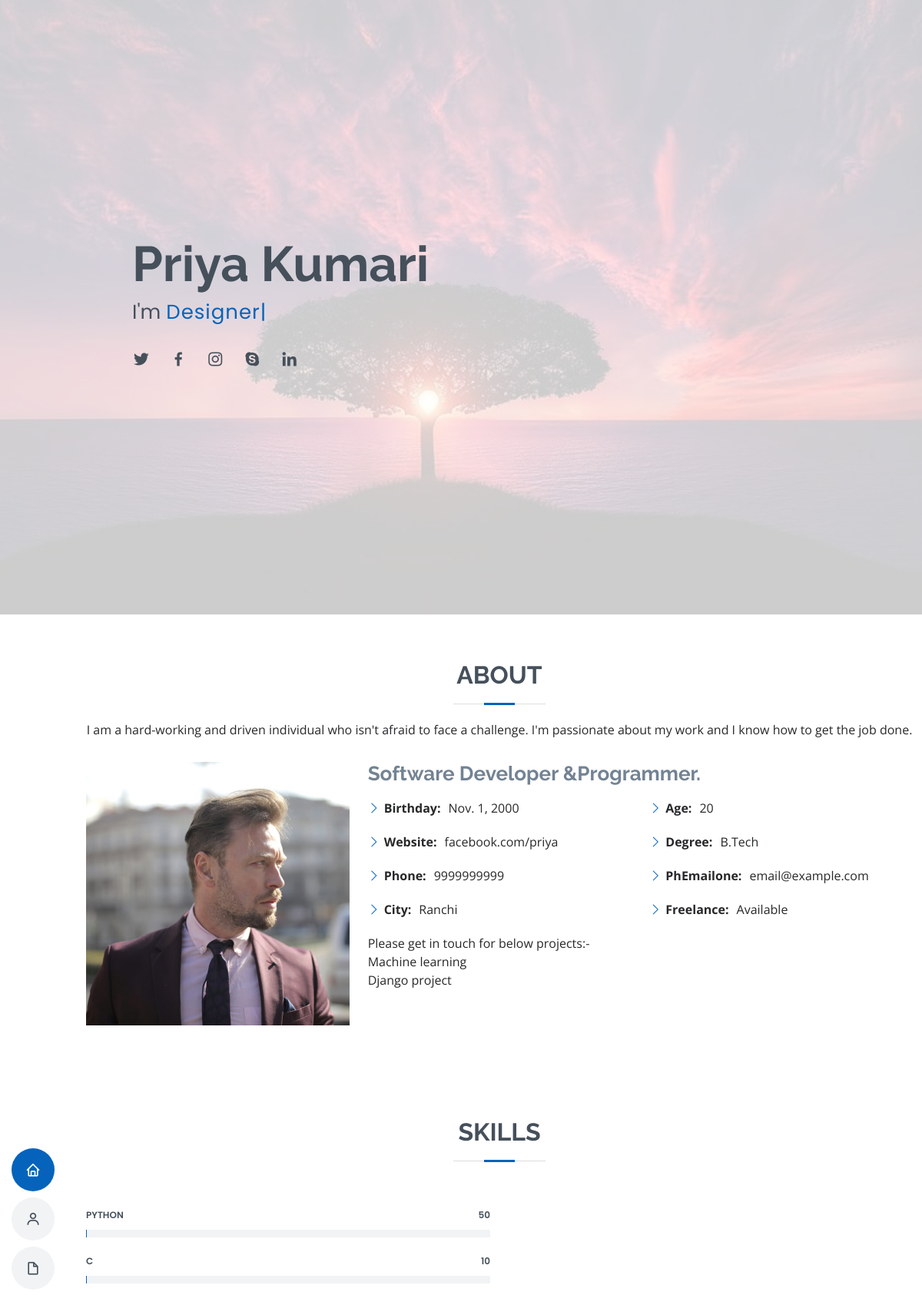
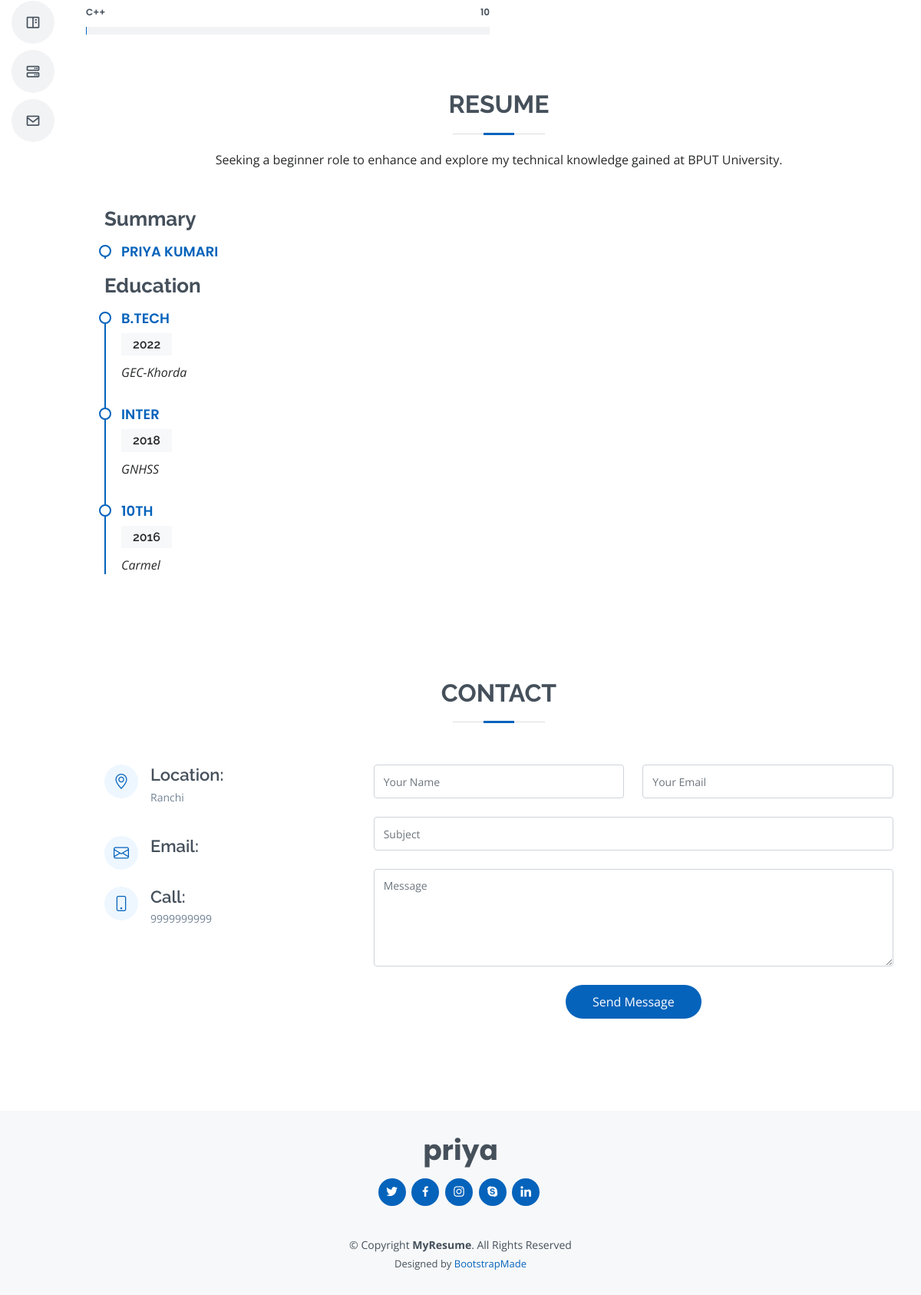
Page /home (signed in) on the committed database (2 pictures, top to bottom).
### myapp/models.py (models this page shows, shortened)
class profile(models.Model):
    user= models.OneToOneField(User, on_delete=models.CASCADE)
    Birthday = models.DateField(blank=True)
    Website = models.TextField(blank=True)
    Phone = models.IntegerField(max_length=12)
    City = models.CharField(max_length=20)
    Age = models.IntegerField()
    Degree = models.TextField(max_length=100)
    Freelance= models.TextField(max_length=20)

class skills(models.Model):
        user = models.ForeignKey(User,on_delete=models.CASCADE)
        skill=models.TextField(max_length=20)
        level=models.IntegerField(max_length=3)

class Education(models.Model):
        user = models.ForeignKey(User,on_delete=models.CASCADE)
        degree=models.TextField(max_length=10)
        year=models.IntegerField(max_length=4)
        college=models.TextField(max_length=10)

### myapp/views.py (the view)
# urls.py: 2. Add a URL to urlpatterns:  path('', views.home, name='home')
def home(request):
    if request.user.is_authenticated:
        person= request.user
        pro   = profile.objects.get(user=person)
        edu   = Education.objects.filter(user=person)
        skill =skills.objects.filter(user=person)
        context ={'person':person,'pro':pro,'edu':edu,'skill':skill}
    return render(request,'index.html',context)

### template/index.html (shortened to what this page needs)
{% load static%}
<!DOCTYPE html>
<html lang="en">
<head>
  <link href="{% static 'vendor/aos/aos.css'%}" rel="stylesheet">
  <link href="{% static 'vendor/bootstrap/css/bootstrap.min.css'%}" rel="stylesheet">
  <link href="{% static 'vendor/bootstrap-icons/bootstrap-icons.css'%}" rel="stylesheet">
  <link href="{% static 'vendor/boxicons/css/boxicons.min.css'%}" rel="stylesheet">
  <link href="{% static 'vendor/glightbox/css/glightbox.min.css'%}" rel="stylesheet">
  <link href="{% static 'vendor/swiper/swiper-bundle.min.css'%}" rel="stylesheet">
  <link href="{% static 'css/style.css' %}" rel="stylesheet">
</head>
<body>
  <header id="header" class="d-flex flex-column justify-content-center">
    <nav id="navbar" class="navbar nav-menu">
      <ul>
        <li><a href="#hero" class="nav-link scrollto active"><i class="bx bx-home"></i> <span>Home</span></a></li>
        <li><a href="#about" class="nav-link scrollto"><i class="bx bx-user"></i> <span>About</span></a></li>
        <li><a href="#resume" class="nav-link scrollto"><i class="bx bx-file-blank"></i> <span>Resume</span></a></li>
        <li><a href="#portfolio" class="nav-link scrollto"><i class="bx bx-book-content"></i> <span>Portfolio</span></a></li>
        <li><a href="#services" class="nav-link scrollto"><i class="bx bx-server"></i> <span>Services</span></a></li>
        <li><a href="#contact" class="nav-link scrollto"><i class="bx bx-envelope"></i> <span>Contact</span></a></li>
      </ul>
    </nav>
  </header>
  <section id="hero" class="d-flex flex-column justify-content-center">
    <div class="container" data-aos="zoom-in" data-aos-delay="100">
      <h1>Priya Kumari</h1>
      <p>I'm <span class="typed" data-typed-items="Designer, Developer, Associate,Freelancer"></span></p>
      <div class="social-links">
        <a href="#" class="twitter"><i class="bx bxl-twitter"></i></a>
        <a href="#" class="facebook"><i class="bx bxl-facebook"></i></a>
        <a href="#" class="instagram"><i class="bx bxl-instagram"></i></a>
        <a href="#" class="google-plus"><i class="bx bxl-skype"></i></a>
        <a href="#" class="linkedin"><i class="bx bxl-linkedin"></i></a>
      </div>
    </div>
  </section>
  <main id="main">
    <section id="about" class="about">
      <div class="container" data-aos="fade-up">
        <div class="section-title">
          <h2>About</h2>
          <p>I am a hard-working and driven individual who isn't afraid to face a challenge. I'm passionate about my work and I know how to get the job done. <p>
        </div>
        <div class="row">
          <div class="col-lg-4">
            <img src="assets/img/profile-img.jpg" class="img-fluid" alt="">
          </div>
          <div class="col-lg-8 pt-4 pt-lg-0 content">
            <h3>Software Developer &amp;Programmer.</h3>
            <div class="row">
              <div class="col-lg-6">
                <ul>
                  <li><i class="bi bi-chevron-right"></i> <strong>Birthday:</strong> <span>{{pro.Birthday}}</span></li>
                  <li><i class="bi bi-chevron-right"></i> <strong>Website:</strong> <span>{{pro.Website}}</span></li>
                  <li><i class="bi bi-chevron-right"></i> <strong>Phone:</strong> <span>{{pro.Phone}}</span></li>
                  <li><i class="bi bi-chevron-right"></i> <strong>City:</strong> <span>{{pro.City}}</span></li>
                </ul>
              </div>
              <div class="col-lg-6">
                <ul>
                  <li><i class="bi bi-chevron-right"></i> <strong>Age:</strong> <span>{{pro.Age}}</span></li>
                  <li><i class="bi bi-chevron-right"></i> <strong>Degree:</strong> <span>{{pro.Degree}}</span></li>
                  <li><i class="bi bi-chevron-right"></i> <strong>PhEmailone:</strong> <span>email@example.com</span></li>
                  <li><i class="bi bi-chevron-right"></i> <strong>Freelance:</strong> <span>{{pro.Freelance}}</span></li>
                </ul>
              </div>
            </div>
            <p>
              Please get in touch for below projects:-<br>
              Machine learning<br>
              Django project<br>
            </p>
          </div>
        </div>
      </div>
    </section>
    <section id="skills" class="skills section-bg">
      <div class="container" data-aos="fade-up">
        <div class="section-title">
          <h2>Skills</h2>
        </div>
        <div class="row skills-content">
          <div class="col-lg-6">
          {% for i in skill %}
            <div class="progress">
              <span class="skill">{{i.skill}}<i class="val">{{i.level}}</i></span>
              <div class="progress-bar-wrap">
              </div>
            </div>
          {% endfor %}
          </div>
    <section id="resume" class="resume">
      <div class="container" data-aos="fade-up">
        <div class="section-title">
          <h2>Resume</h2>
          <p>Seeking a beginner role to enhance and explore my technical knowledge gained at BPUT University.</p>
        </div>
        <div class="row">
          <div class="col-lg-6">
            <h3 class="resume-title">Summary</h3>
            <div class="resume-item pb-0">
              <h4>Priya Kumari</h4>
            </div>
            <h3 class="resume-title">Education</h3>
            {% for i in edu %}
            <div class="resume-item">
              <h4>{{i.degree}}</h4>
              <h5>{{i.year}}</h5>
              <p><em>{{i.college}}</em></p>
            </div>
            {% endfor %}
          </div>
        </div>
      </div>
    </section>
    <section id="contact" class="contact">
      <div class="container" data-aos="fade-up">
        <div class="section-title">
          <h2>Contact</h2>
        </div>
        <div class="row mt-1">
          <div class="col-lg-4">
            <div class="info">
              <div class="address">
                <i class="bi bi-geo-alt"></i>
                <h4>Location:</h4>
                <p>{{pro.City}}</p>
              </div>
              <div class="email">
                <i class="bi bi-envelope"></i>
                <h4>Email:</h4>
              </div>
              <div class="phone">
                <i class="bi bi-phone"></i>
                <h4>Call:</h4>
                <p>{{pro.Phone}}</p>
              </div>
            </div>
          </div>
          <div class="col-lg-8 mt-5 mt-lg-0">
            <form action="forms/contact.php" method="post" role="form" class="php-email-form">
              <div class="row">
                <div class="col-md-6 form-group">
                  <input type="text" name="name" class="form-control" id="name" placeholder="Your Name" required>
                </div>
                <div class="col-md-6 form-group mt-3 mt-md-0">
                  <input type="email" class="form-control" name="email" id="email" placeholder="Your Email" required>
                </div>
              </div>
              <div class="form-group mt-3">
                <input type="text" class="form-control" name="subject" id="subject" placeholder="Subject" required>
              </div>
              <div class="form-group mt-3">
                <textarea class="form-control" name="message" rows="5" placeholder="Message" required></textarea>
              </div>
              <div class="text-center"><button type="submit">Send Message</button></div>
            </form>
          </div>
        </div>
      </div>
    </section>
  </main>
  <footer id="footer">
    <div class="container">
      <h3>{{person.username}}</h3>
      <div class="social-links">
        <a href="#" class="twitter"><i class="bx bxl-twitter"></i></a>
        <a href="#" class="facebook"><i class="bx bxl-facebook"></i></a>
        <a href="#" class="instagram"><i class="bx bxl-instagram"></i></a>
        <a href="#" class="google-plus"><i class="bx bxl-skype"></i></a>
        <a href="#" class="linkedin"><i class="bx bxl-linkedin"></i></a>
      </div>
      <div class="copyright">
        &copy; Copyright <strong><span>MyResume</span></strong>. All Rights Reserved
      </div>
      <div class="credits">
        Designed by <a href="https://bootstrapmade.com/">BootstrapMade</a>
      </div>
    </div>
  </footer>
</body>
</html>

### rows in the picture
profile: Birthday "Nov. 1, 2000", Website "facebook.com/priya", Phone "9999999999", City "Ranchi", Age "20", Degree "B.Tech", Freelance "Available"
skills: skill "PYTHON", level "50"
skills: skill "C", level "10"
skills: skill "C++", level "10"
Education: degree "B.TECH", year "2022", college "GEC-Khorda"
Education: degree "INTER", year "2018", college "GNHSS"
Education: degree "10TH", year "2016", college "Carmel"

### other values in the picture
{{ person.username }} "priya"
